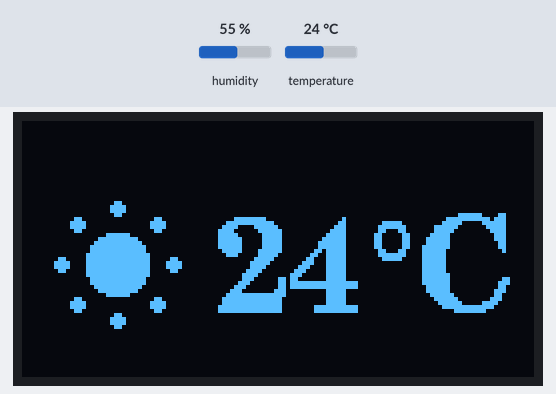
This sketch was run on a simulated ESP8266 (NodeMCU). Shown: 128×64 one-colour display. The test bench sets the inputs (shaded band); at power-on: humidity 55 %, temperature 24 °C. WiFi joins after 1.5 s; servers stay silent unless stated; the local clock reads 2024-03-15 10:24:30 at power-on unless the sketch sets it; what the sketch prints to the serial monitor is not drawn.

Above: at 2.7 s.
2.8 s: humidity set to 22 %
At 7.8 s:
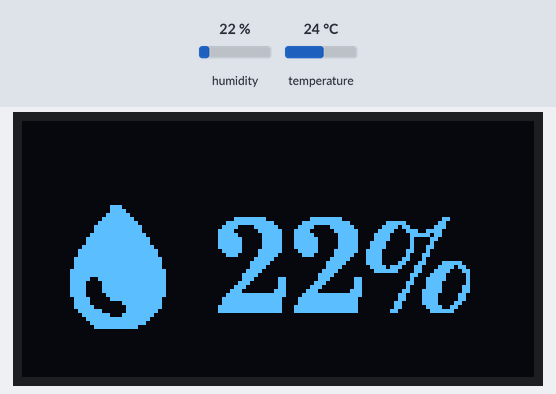
13.2 s: temperature set to 12 °C
At 17.7 s:
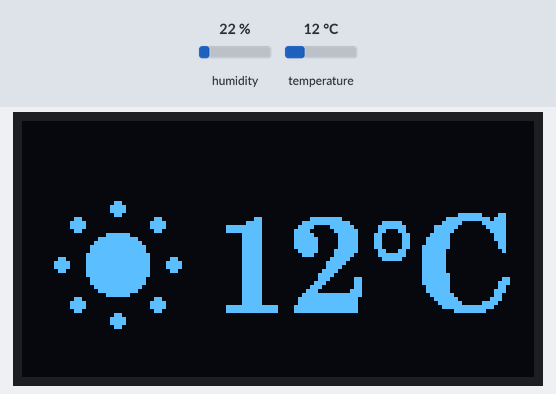
23.3 s: temperature set to 19 °C
At 32.9 s:
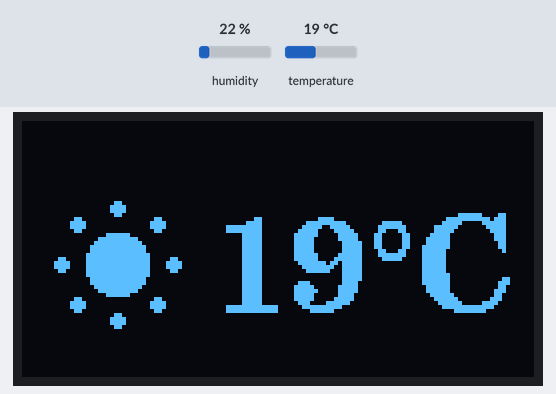
33.5 s: humidity set to 40 %
At 38.3 s:
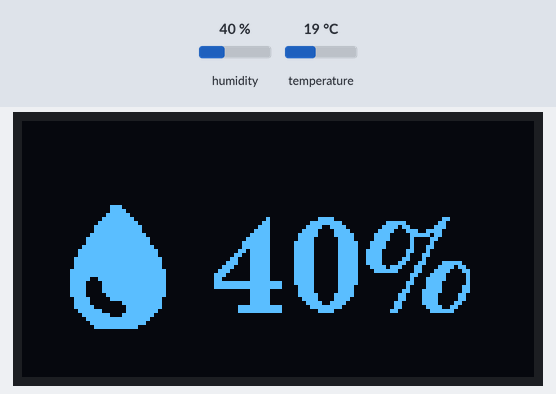
Timing chart, 0 to 39.8 s (numbered marks = the images above; inputs shaded):
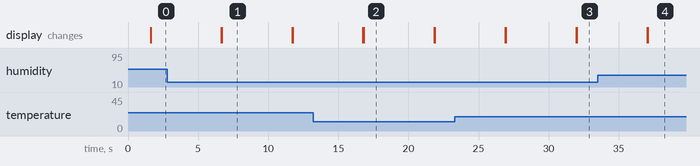

The sketch:

tempv2.ino
```cpp
#include <DHT.h>
#include <U8g2lib.h>
#include <Wire.h>
#include "RTClib.h"
#include <ESP8266WiFi.h>

#define DHTPIN D5
#define DHTTYPE DHT11

// Network SSID
const char* ssid = "CocoWifi_EXT";
const char* wifiPwd = "kRqXUdpGgz8zj6";

DHT dht(DHTPIN, DHTTYPE);
RTC_DS3231 rtc;
U8G2_SH1106_128X64_NONAME_F_HW_I2C u8g2(U8G2_R0, U8X8_PIN_NONE);
int timeChange = 5000;
String tempString;
String humidityString;
String currentTime;
char temp[6];
char humidity[4];
//char daysOfTheWeek[7][12] = {"Domingo", "Lunes", "Martes", "Miercoles", "Jueves", "Viernes", "Sabado"};

void convertIntToChar(int data, char *output) {
  String dataString = String(data);
  dataString.toCharArray(output, dataString.length());
}

void setup(void) {
  Serial.begin(115200);

  #ifndef ESP8266
    while (!Serial); // wait for serial port to connect. Needed for native USB
  #endif

  Wire.begin();
  dht.begin();
  u8g2.begin();
  if (! rtc.begin()) {
    Serial.println("Couldn't find RTC");
    Serial.flush();
    abort();
  }

  if (rtc.lostPower()) {
    Serial.println("RTC lost power, let's set the time!");
    // When time needs to be set on a new device, or after a power loss, the
    // following line sets the RTC to the date & time this sketch was compiled
    rtc.adjust(DateTime(F(__DATE__), F(__TIME__)));
    // This line sets the RTC with an explicit date & time, for example to set
    // January 21, 2014 at 3am you would call:
    // rtc.adjust(DateTime(2014, 1, 21, 3, 0, 0));
  }

  u8g2.setFontMode(0);

  Serial.println();
  Serial.print("Connecting to ");
  Serial.println(ssid);
  // Connect Wifi
  WiFi.hostname("Arduino");
  WiFi.begin(ssid, wifiPwd);

  while (WiFi.status() != WL_CONNECTED) {
    delay(500);
    Serial.print(".");
  }

  Serial.println();
  Serial.println("Wifi connected");

  // Mostrar IP
  Serial.print("IP Address: ");
  Serial.println(WiFi.localIP());
}

void loop(void) {
  u8g2.firstPage();
  DateTime now = rtc.now();
  String hours = String(now.hour());
  String minutes = String(now.minute());
  if (now.hour() < 10) {
    hours = "0" + hours;
  }
  if (now.minute() < 10) {
    minutes = "0" + minutes;
  }
  currentTime = hours + ":" + minutes;
//  strcpy(currentTime, now.hour());
//  strcat(currentTime, ":");
//  strcat(currentTime, now.minute());
  Serial.print(now.year(), DEC);
  Serial.print('/');
  Serial.print(now.month(), DEC);
  Serial.print('/');
  Serial.print(now.day(), DEC);
  //Serial.print(" (");
  //Serial.print(daysOfTheWeek[now.dayOfTheWeek()]);
  //Serial.print(") ");
  Serial.print(currentTime);
  Serial.println();

  do {
    u8g2.clear();
    tempString = String((int)dht.readTemperature()) + "°C";
    tempString.toCharArray(temp, 6);

    u8g2.setFont(u8g2_font_open_iconic_all_4x_t);
    u8g2.drawGlyph(8, 52, 259);

    u8g2.setFont(u8g2_font_ncenB24_tf);
    u8g2.drawUTF8(48, 48, temp);
  } while ( u8g2.nextPage() );

  delay(timeChange);

  do {
    u8g2.clear();
    humidityString = String((int)dht.readHumidity()) + "%";
    humidityString.toCharArray(humidity, 4);

    u8g2.setFont(u8g2_font_open_iconic_all_4x_t);
    u8g2.drawGlyph(8, 52, 152);

    u8g2.setFont(u8g2_font_ncenB24_tf);
    u8g2.drawUTF8(48, 48, humidity);
  } while ( u8g2.nextPage() );

  delay(timeChange);

  do {
    u8g2.clear();

    u8g2.setFont(u8g2_font_ncenB24_tf);
    u8g2.drawUTF8(24, 48, currentTime.c_str());
    //u8g2.drawUTF8(32, 56, daysOfTheWeek[now.dayOfTheWeek()]);
  } while ( u8g2.nextPage() );

  delay(timeChange);
}
```

Measured:
- what the display in image 1 shows lasts 5.0 s, from 6.7 s to 11.7 s
